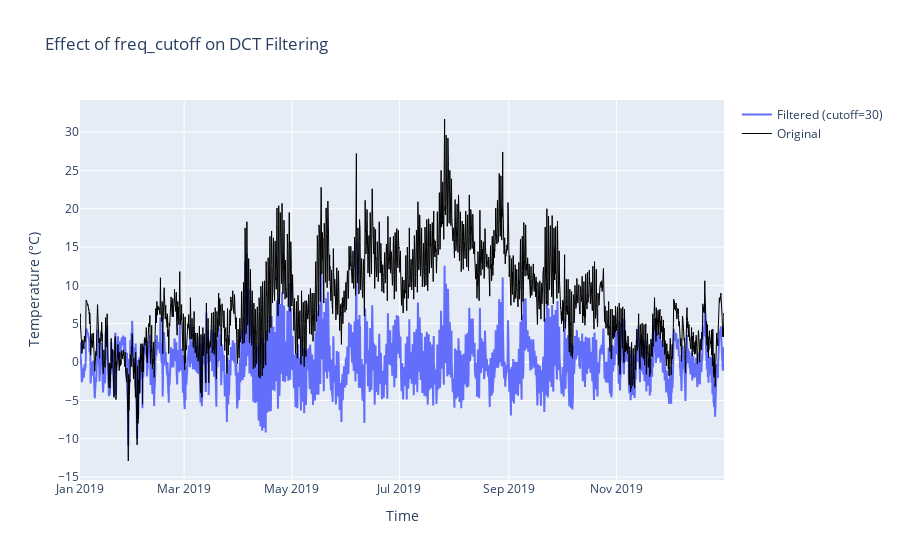

The code cell stored with this chart in its notebook:
### Code cell
from scipy.fftpack import dct, idct
import plotly.graph_objects as go

def plot_dct_effect(df, cutoffs=[30]):
    y = df["temperature_2m"].values
    fig = go.Figure()
    for c in cutoffs:
        y_dct = dct(y, norm="ortho")
        y_dct[:c] = 0
        y_filtered = idct(y_dct, norm="ortho")
        fig.add_trace(go.Scatter(x=df.index, y=y_filtered, name=f"Filtered (cutoff={c})"))
    fig.add_trace(go.Scatter(x=df.index, y=y, name="Original", line=dict(color="black", width=1)))
    fig.update_layout(title="Effect of freq_cutoff on DCT Filtering", xaxis_title="Time", yaxis_title="Temperature (°C)")
    return fig

fig = plot_dct_effect(df)
fig.show()

### Figure 1 — Plotly figure (JSON) as saved in the notebook; plotly's stock layout.template omitted (floating-point values rounded to 4 significant figures; data arrays with more than 128 entries replaced by an {"elided": "..."} marker saying what was removed)
{"data": [{"name": "Filtered (cutoff=30)", "type": "scatter", "x": {"elided": "8760 str values"}, "y": {"elided": "8760 float values"}}, {"line": {"color": "black", "width": 1}, "name": "Original", "type": "scatter", "x": {"elided": "8760 str values"}, "y": {"elided": "8760 float values"}}], "layout": {"title": {"text": "Effect of freq_cutoff on DCT Filtering"}, "xaxis": {"title": {"text": "Time"}}, "yaxis": {"title": {"text": "Temperature (°C)"}}}}
